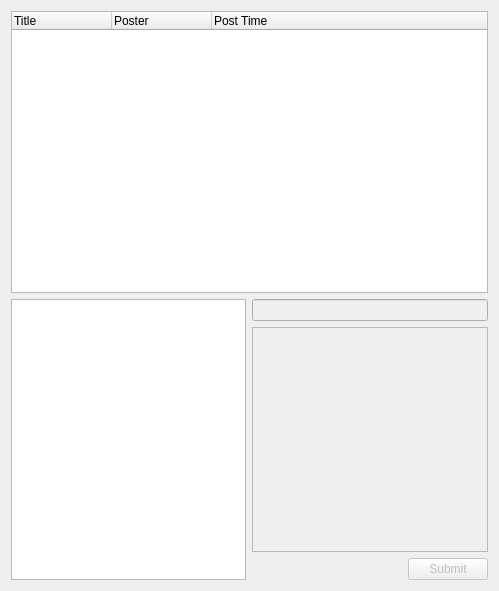
<?xml version="1.0" encoding="UTF-8"?>
<ui version="4.0">
 <class>Form</class>
 <widget class="QWidget" name="Form">
  <property name="geometry">
   <rect>
    <x>0</x>
    <y>0</y>
    <width>499</width>
    <height>591</height>
   </rect>
  </property>
  <property name="windowTitle">
   <string>Form</string>
  </property>
  <layout class="QVBoxLayout" name="verticalLayout_2">
   <item>
    <widget class="QTreeWidget" name="treeWidget">
     <property name="columnCount">
      <number>3</number>
     </property>
     <attribute name="headerVisible">
      <bool>true</bool>
     </attribute>
     <attribute name="headerCascadingSectionResizes">
      <bool>false</bool>
     </attribute>
     <attribute name="headerDefaultSectionSize">
      <number>100</number>
     </attribute>
     <attribute name="headerStretchLastSection">
      <bool>true</bool>
     </attribute>
     <column>
      <property name="text">
       <string>Title</string>
      </property>
     </column>
     <column>
      <property name="text">
       <string>Poster</string>
      </property>
     </column>
     <column>
      <property name="text">
       <string>Post Time</string>
      </property>
     </column>
    </widget>
   </item>
   <item>
    <layout class="QHBoxLayout" name="horizontalLayout_2">
     <item>
      <widget class="QTextEdit" name="textEdit"/>
     </item>
     <item>
      <layout class="QVBoxLayout" name="verticalLayout">
       <item>
        <widget class="QLineEdit" name="titleEdit">
         <property name="enabled">
          <bool>false</bool>
         </property>
        </widget>
       </item>
       <item>
        <widget class="QTextEdit" name="postTextEdit">
         <property name="enabled">
          <bool>false</bool>
         </property>
        </widget>
       </item>
       <item>
        <layout class="QHBoxLayout" name="horizontalLayout">
         <item>
          <spacer name="horizontalSpacer">
           <property name="orientation">
            <enum>Qt::Horizontal</enum>
           </property>
           <property name="sizeHint" stdset="0">
            <size>
             <width>40</width>
             <height>20</height>
            </size>
           </property>
          </spacer>
         </item>
         <item>
          <widget class="QPushButton" name="submitButton">
           <property name="enabled">
            <bool>false</bool>
           </property>
           <property name="text">
            <string>Submit</string>
           </property>
          </widget>
         </item>
        </layout>
       </item>
      </layout>
     </item>
    </layout>
   </item>
  </layout>
 </widget>
 <resources/>
 <connections/>
</ui>
